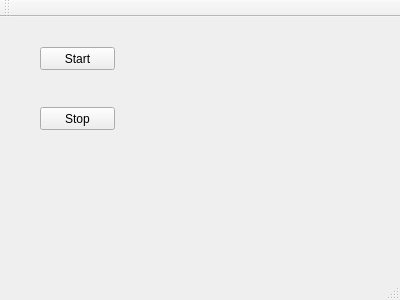
<?xml version="1.0" encoding="UTF-8"?>
<ui version="4.0">
 <class>MainWindow</class>
 <widget class="QMainWindow" name="MainWindow">
  <property name="geometry">
   <rect>
    <x>0</x>
    <y>0</y>
    <width>400</width>
    <height>300</height>
   </rect>
  </property>
  <property name="windowTitle">
   <string>MainWindow</string>
  </property>
  <widget class="QWidget" name="centralWidget">
   <widget class="QPushButton" name="b_start">
    <property name="geometry">
     <rect>
      <x>40</x>
      <y>30</y>
      <width>75</width>
      <height>23</height>
     </rect>
    </property>
    <property name="text">
     <string>Start</string>
    </property>
   </widget>
   <widget class="QPushButton" name="b_stop">
    <property name="geometry">
     <rect>
      <x>40</x>
      <y>90</y>
      <width>75</width>
      <height>23</height>
     </rect>
    </property>
    <property name="text">
     <string>Stop</string>
    </property>
   </widget>
  </widget>
  <widget class="QMenuBar" name="menuBar">
   <property name="geometry">
    <rect>
     <x>0</x>
     <y>0</y>
     <width>400</width>
     <height>21</height>
    </rect>
   </property>
  </widget>
  <widget class="QToolBar" name="mainToolBar">
   <attribute name="toolBarArea">
    <enum>TopToolBarArea</enum>
   </attribute>
   <attribute name="toolBarBreak">
    <bool>false</bool>
   </attribute>
  </widget>
  <widget class="QStatusBar" name="statusBar"/>
 </widget>
 <layoutdefault spacing="6" margin="11"/>
 <resources/>
 <connections/>
</ui>
